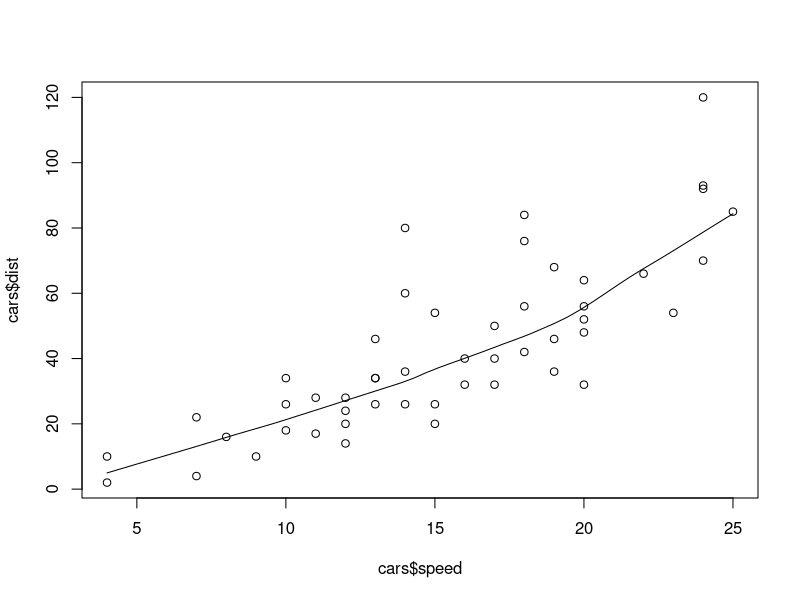
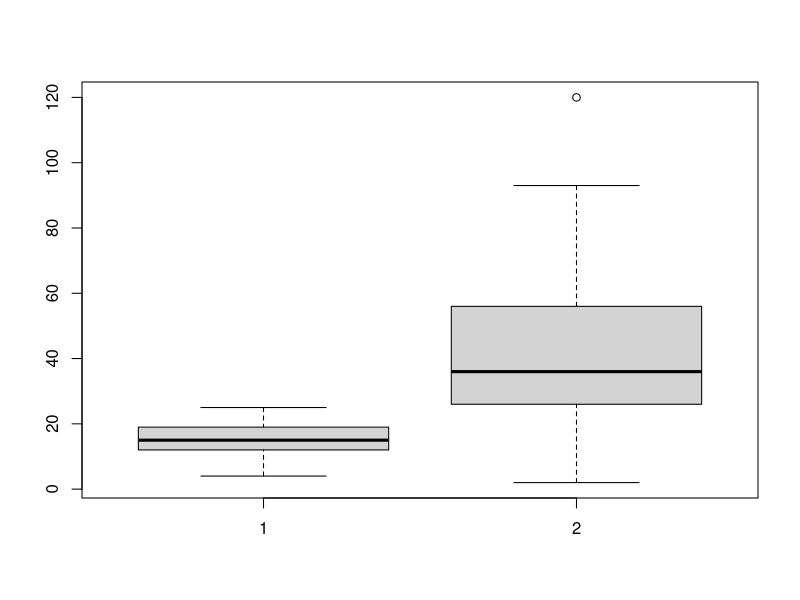

Write the R code that produced these figures, in order.
## ---- chunk 1
knitr::opts_chunk$set(echo = TRUE)
## ---- chunk 2

## ---- chunk 3
summary(cars)
nrow(cars)
cor(cars$speed,cars$dist)
scatter.smooth(cars$speed,cars$dist)
boxplot(cars$speed, cars$dist)
## ---- chunk 4
regmodel<-lm(cars$speed~cars$dist, data = cars)
print(regmodel)
summary(regmodel)
